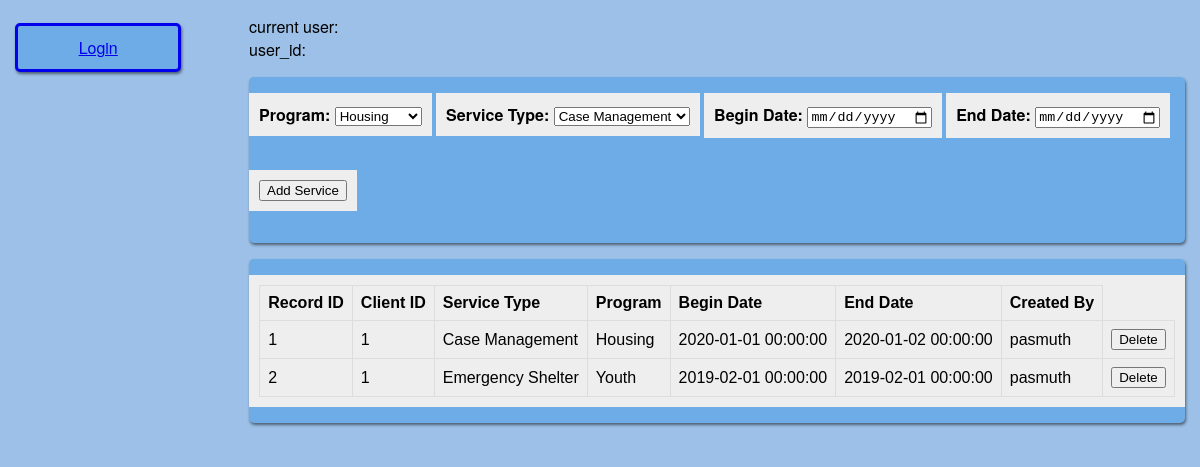
Page /add_Service_1 on the committed database.
### app/models.py (models this page shows, shortened)
class Service(db.Model):
	id = db.Column(db.Integer, primary_key = True)
	service_type_id = db.Column(db.Integer, db.ForeignKey('service_type.id'))
	client_id = db.Column(db.Integer, db.ForeignKey('client.id'))
	program_id = db.Column(db.Integer, db.ForeignKey('program.id'))
	created_by = db.Column(db.Integer, db.ForeignKey('user.id'))
	created_date = db.Column(db.DateTime, index = True, default = datetime.utcnow)
	begin_date = db.Column(db.DateTime)
	end_date = db.Column(db.DateTime)
	program = db.relationship('Program', uselist = False)
	user = db.relationship('User', uselist = False)
	service_type = db.relationship('ServiceType', uselist = False)
	client = db.relationship('Client', uselist = False)

class ServiceType(db.Model):
	id = db.Column(db.Integer, primary_key = True)
	name = db.Column(db.String(50))

class Program(db.Model):
	id = db.Column(db.Integer, primary_key = True)
	name = db.Column(db.String(20))

class User(UserMixin, db.Model):
	id = db.Column(db.Integer, primary_key = True)
	username = db.Column(db.String(64), index = True, unique = True)
	email = db.Column(db.String(120), index = True, unique = True)
	password_hash = db.Column(db.String(128))

### app/routes.py (the view)
@app.route('/add_<record_type>', methods = ['GET','POST'])
def add_record(record_type):
	record_class = globals()[record_type]
	record_form = globals()['Create'+record_type]
	instance = record_form()
	records = record_class.query.all()
	if instance.validate_on_submit():
		instance.execute_transaction()
		return redirect(url_for('add_record', record_type = record_type))
	return render_template('add_record.html', title = instance.form_title, form = instance, data = records)

### app/forms.py
class CreateService(FlaskForm):
	form_title = 'Create Program'
	program_choices = [(p.id, p.name) for p in Program.query.all()]
	ServiceType_choices = [(st.id, st.name) for st in ServiceType.query.all()]
	program = SelectField('Program', choices = program_choices, coerce = int)
	service_type = SelectField('Service Type', choices = ServiceType_choices, coerce = int)
	begin_date = DateField('Begin Date', format='%Y-%m-%d')
	end_date = DateField('End Date', format='%Y-%m-%d')
	submit = SubmitField('Add Service')

### app/templates/add_service.html (shortened to what this page needs)
{% extends "base.html" %}
{% block content %}
    <div class="addRecord">
        <form action="" method="post">
            {% for field in form %}
                {% if field.type != 'CSRFTokenField' %}
                <div class="formElement">
                	{% if field.type == 'SubmitField' %}
	                	<center>{{ field() }}</center>
                	{% else %}
	                    <strong>{{ field.label() }}:</strong>
	                    {{ field() }} <br>
                    {% endif %}
                </div>
                {% endif %}
            {% endfor %}
        </form>
    </div>
    <div class="showRecord">
        <div class="formElement">
            <table>
                <tr>
                    <th>Record ID</th>
                    <th>Client ID</th>
                    <th>Service Type</th>
                    <th>Program</th>
                    <th>Begin Date</th>
                    <th>End Date</th>
                    <th>Created By</th>
                </tr>
                {% for d in data %}
                <tr>
                    <td class='serviceRecordID'>{{ d.id }}</td>
                    <td class='clientID'>{{ d.client_id }}</td>
                    <td>{{ d.service_type.name }}</td>
                    <td>{{ d.program.name }}</td>
                    <td>{{ d.begin_date }}</td>
                    <td>{{ d.end_date }}</td>
                    <td>{{ d.user.username }}</td>
                    <td><button class="delBtn" type="button">Delete</button></td>
                </tr>
                {% endfor %}
            </table>
        </div>
    </div>
{% endblock %}

### app/static/styles/main.css (style rules this page uses)
body { margin: 0; padding: 0; font-family: "Helvetica Neue", Helvetica, Arial, sans-serif; color: #000000; padding: 15px; background: #9cc0e7; }
table { font-family: arial, sans-serif; border-collapse: collapse; }
td { border: 1px solid #dddddd; text-align: left; padding: 8px; }
th { border: 1px solid #dddddd; background-color: #EEEEEE; text-align: left; padding: 8px; }
.formElement { padding: 10px 10px; background: #EEEEEE; margin: 1em 0; display: inline-block; }
.addRecord { float: center; display: flex; flex-wrap: wrap; align-content: space-around; justify-content: space-evenly; background: #6EACE7; margin: 1em 0; box-shadow: 1px 2px 3px rgba(0,0,0,.5); border-radius: 5px; }
.showRecord { float: center; display: flex; flex-wrap: wrap; align-content: space-around; justify-content: space-evenly; background: #6EACE7; margin: 1em 0; box-shadow: 1px 2px 3px rgba(0,0,0,.5); border-radius: 5px; }

### rows in the picture
Service: id "1", client_id "1", service_type.name "Case Management", program.name "Housing", begin_date "2020-01-01 00:00:00", end_date "2020-01-02 00:00:00", user.username "pasmuth"
Service: id "2", client_id "1", service_type.name "Emergency Shelter", program.name "Youth", begin_date "2019-02-01 00:00:00", end_date "2019-02-01 00:00:00", user.username "pasmuth"

### other values in the picture
{{ field.label() }} "Program" "Service Type" "Begin Date" "End Date"
